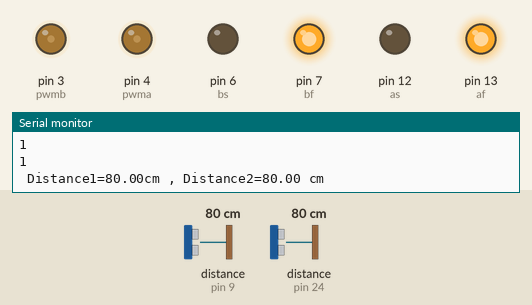
Simulated run of this sketch. Board: Arduino Mega 2560, built with avr-gcc and run on an emulated ATmega2560. Shown: output pins drawn as LEDs (lit = HIGH), the last lines printed to the serial monitor. Wiring (inferred from the names in the program): 2 × ultrasonic range finder: trigger pin 8, echo pin 9 / trigger pin 22, echo pin 24. The test bench sets the inputs (shaded band); at power-on: distance to the obstacle (sensors on pin 9, pin 24) 80 cm. The echo pulse lasts 58.3 µs per cm; pins used as bus, display or sensor lines are not drawn.

Above: at 1.2 s.
1.3 s: distance to the obstacle (sensor on pin 9) set to 9 cm
At 2.2 s:
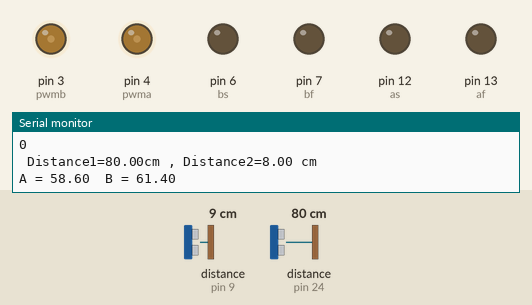
4.3 s: distance to the obstacle (sensor on pin 24) set to 2 cm
7.3 s: distance to the obstacle (sensor on pin 24) set to 8 cm
8.9 s: distance to the obstacle (sensor on pin 24) set to 11 cm
At 9.3 s:
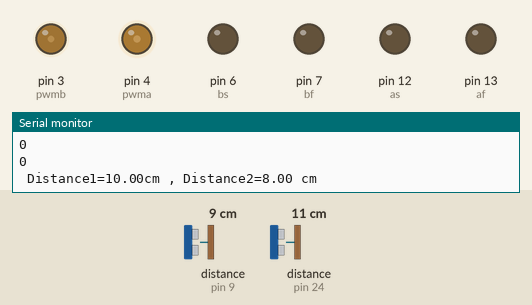
11.9 s: distance to the obstacle (sensor on pin 24) set to 4 cm
14.9 s: distance to the obstacle (sensor on pin 9) set to 5 cm
17.9 s: distance to the obstacle (sensor on pin 9) set to 2 cm
At 18.32 s:
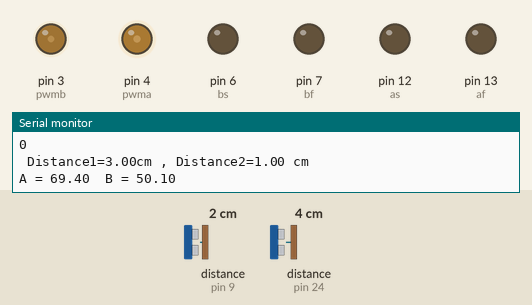
Timing chart, 0 to 21.9 s (numbered marks = the images above; inputs shaded):
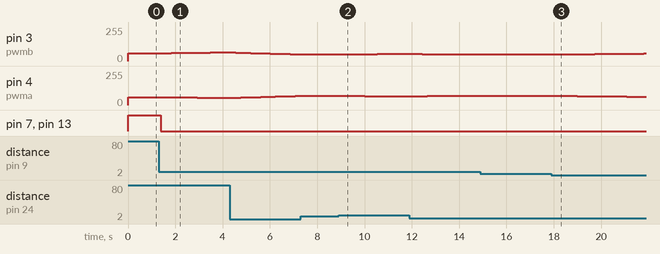

Measured:
- after the input at 1.3 s, pin 3 (pwmb): moves from 60/255 to 65/255 over 2.2 s, starting after 0.53 s; pin 4 (pwma): moves from 60/255 to 54/255 over 2.6 s, starting after 0.09 s; pin 7 (bf), pin 13 (af): HIGH → LOW after 0.09 s
- after the input at 8.9 s, pin 3 (pwmb): moves from 49/255 to 55/255 over 2.6 s, starting after 0.05 s; pin 4 (pwma): moves from 70/255 to 64/255 over 2.6 s, starting after 0.05 s
- after the input at 17.9 s, pin 3 (pwmb): moves from 49/255 to 57/255 over 3.6 s, starting after 0.27 s; pin 4 (pwma): moves from 70/255 to 62/255 over 3.6 s, starting after 0.06 s

The sketch:

Two_Trig__Two_Distance.ino
```cpp
//  const int trigPin1 = 37;
//  const int echoPin1 = 35;
const int trigPin2 = 22;
const int echoPin2 = 24 ;

const int trigPin3 = 8;
const int echoPin3 = 9;
//  const int trigPin4 = 42;
//  const int echoPin4 = 40;


//  const int trig[4] = {37, 26, 8, 42};
//  const int echo[4] = {35, 28, 9, 40};

int af = 13;
int as = 12;
int bf = 7;
int bs = 6;
int pwma = 4;
int pwmb = 3;

float Aspeed = 60;
float Bspeed = 60;

const int inter_time = 500;
int time = 0;
int data = 1;

double distance1;
double distance2;

void setup() {
  Serial.begin(9600);
  /*
  for (int i = 0; i < 4; i++){
    pinMode (trig[i], OUTPUT);    //  超音波腳位工作模式 TRIG
    pinMode (echo[i], INPUT);     //  ............... ECHO
  }
  */
  //  pinMode (trigPin1, OUTPUT);
  //  pinMode (echoPin1, INPUT);
  pinMode (trigPin2, OUTPUT);
  pinMode (echoPin2, INPUT);
  pinMode (trigPin3, OUTPUT);
  pinMode (echoPin3, INPUT);
  //  pinMode (trigPin4, OUTPUT);
  //  pinMode (echoPin4, INPUT);

  //  模塊角位工作模式
  pinMode (af, OUTPUT);
  pinMode (as, OUTPUT);
  pinMode (bf, OUTPUT);
  pinMode (bs, OUTPUT);

  //  馬達初始轉速 (往前), (速度60)
  analogWrite(pwma, Aspeed);
  analogWrite(pwmb, Bspeed);
  digitalWrite(af, HIGH);
  digitalWrite(as, LOW);
  digitalWrite(bf, HIGH);
  digitalWrite(bs, LOW);
}

unsigned long ping1() {
    digitalWrite(trigPin2,HIGH) ; //觸發腳位設定為高電位
    delayMicroseconds(10);   //持續5微秒
    digitalWrite(trigPin2,LOW) ;
    distance1 = pulseIn(echoPin2,HIGH)/58;

    if (distance1 >= 300){
      return 300  ;  // 換算成 cm 並傳回
    }  else return  (distance1);

}


unsigned long ping2() {
    digitalWrite(trigPin3,HIGH) ; //觸發腳位設定為高電位
    delayMicroseconds(10);   //持續5微秒
    digitalWrite(trigPin3,LOW) ;
    distance2 = pulseIn(echoPin3,HIGH)/58;

    if (distance2 >= 300){
      return 300  ;  // 換算成 cm 並傳回
    }  else return  (distance2);

}

void turn(){
    if (distance1 > distance2 && Aspeed >= 50){
        Aspeed -= 0.2;
        Bspeed += 0.2;
        if (Bspeed >= 70){
            Bspeed = 70;
        }
    }

    if (distance1 < distance2 && Bspeed >= 50){
        Aspeed += 0.5;
        Bspeed -= 0.5;
        if (Aspeed >= 70){
            Aspeed = 70;
        }
    }

    analogWrite(pwma, Aspeed);
    analogWrite(pwmb, Bspeed);
}


void loop() {
    String str1 = "";
    String str2 = "";
    distance1  = ping1()  ;
    distance2  = ping2()  ;
    str1 = " Distance1=" + String(distance1) + "cm , Distance2=" + String(distance2) + " cm" ;
    Serial.println(str1) ;
    str2 = "A = " + String(Aspeed) + "  " + "B = " + String(Bspeed);
    Serial.println(str2) ;


    //  控制馬達的轉動方式放在這
    if (distance1 <= 40  ||  distance2 <= 40){
        digitalWrite (af, LOW);
        digitalWrite (bf, LOW);
    } else {
        digitalWrite (af, HIGH);
        digitalWrite (bf, HIGH);
      }

    turn();

    Serial.println(digitalRead(af));
    Serial.println(digitalRead(bf));

    delay(100) ;
}
```
